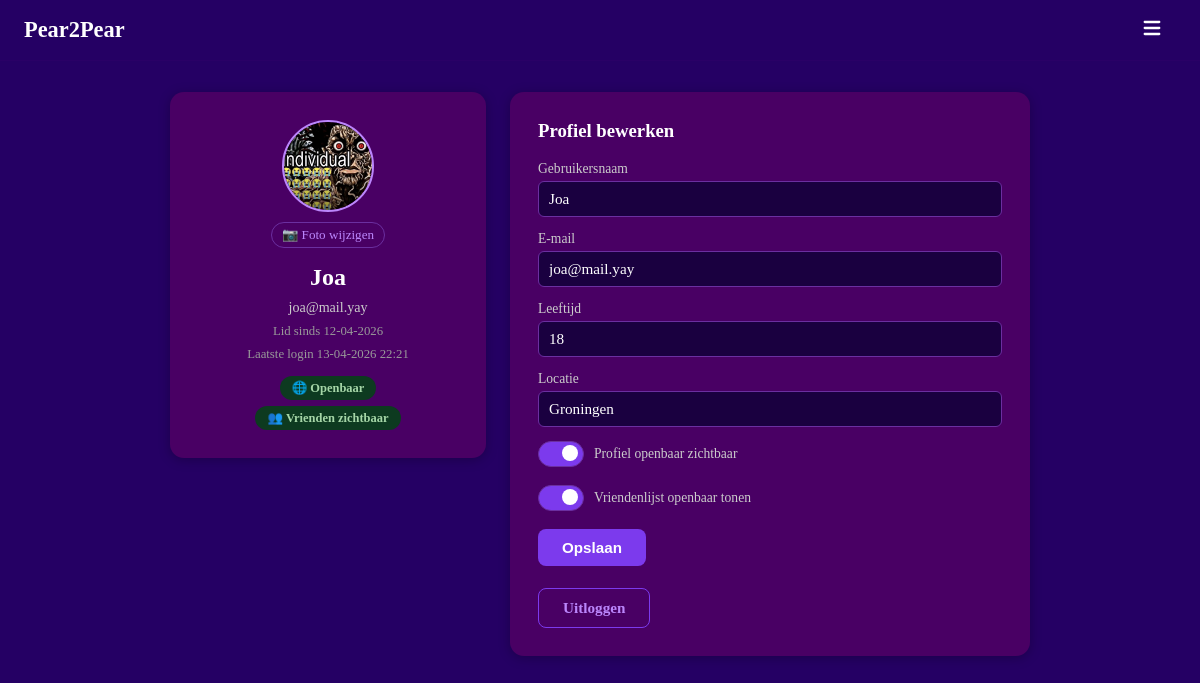
Page /account (signed in) on the earlier database version.
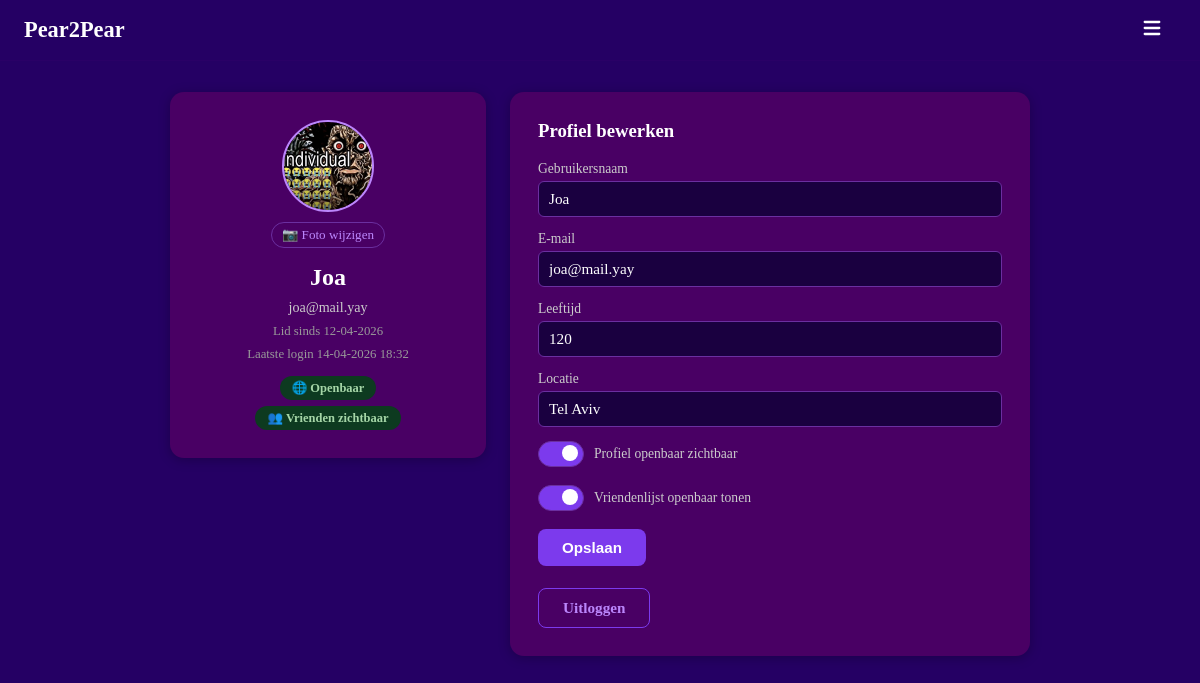
Same page on the later database version.
### models.py (models this page shows, shortened)
class User(UserMixin, db.Model):
    __tablename__ = "users"
    id            = db.Column(db.Integer, primary_key=True)
    username      = db.Column(db.String(30),  unique=True, nullable=False, index=True)
    email         = db.Column(db.String(120), unique=True, nullable=False, index=True)
    password_hash = db.Column(db.String(256), nullable=False)
    created_at    = db.Column(db.DateTime, default=datetime.utcnow, nullable=False)
    last_login    = db.Column(db.DateTime, default=datetime.utcnow, nullable=False)
    age            = db.Column(db.Integer,     nullable=True)
    avatar         = db.Column(db.String(200),   nullable=True)
    location       = db.Column(db.String(100), nullable=True)
    is_public      = db.Column(db.Boolean, default=True,  nullable=False)
    friends_public = db.Column(db.Boolean, default=False, nullable=False)
    sent_requests     = db.relationship("Friendship", foreign_keys=[Friendship.from_id], backref="from_user", lazy="dynamic")
    received_requests = db.relationship("Friendship", foreign_keys=[Friendship.to_id],   backref="to_user",   lazy="dynamic")
    notifications     = db.relationship("Notification", foreign_keys=[Notification.user_id], backref="owner", lazy="dynamic", order_by=Notification.created_at.desc())
    def pending_received(self):
        reqs = Friendship.query.filter_by(to_id=self.id, status="pending").all()
        return User.query.filter(User.id.in_([r.from_id for r in reqs])).all()
    def unread_message_count(self):
        return Message.query.filter_by(receiver_id=self.id, read=False).count()
    def unread_notification_count(self):
        return Notification.query.filter_by(user_id=self.id, read=False).count()
    def total_inbox_count(self):
        return self.unread_message_count() + self.unread_notification_count()

### main.py (the view, shortened to what this page needs)
    @app.route("/account", methods=["GET", "POST"])
    @login_required
    def account():
        form = EditProfileForm(
            current_user_id=current_user.id,
            data={
                "username":       current_user.username,
                "email":          current_user.email,
                "age":            current_user.age,
                "location":       current_user.location,
                "is_public":      current_user.is_public,
                "friends_public": current_user.friends_public,
            }
        )
        return render_template("account.html", user=current_user, form=form)

### main.py (shortened to what this page needs)
class EditProfileForm(FlaskForm):
    username       = StringField("Gebruikersnaam", validators=[DataRequired(), Length(min=3, max=30)])
    email          = StringField("E-mail",         validators=[DataRequired(), Email()])
    age            = IntegerField("Leeftijd",       validators=[Optional(), NumberRange(min=1, max=120)])
    location       = StringField("Locatie",         validators=[Optional(), Length(max=100)])
    is_public      = BooleanField("Profiel openbaar")
    friends_public = BooleanField("Vriendenlijst openbaar")
    submit         = SubmitField("Opslaan")
    def __init__(self, current_user_id, *args, **kwargs):
        super().__init__(*args, **kwargs)
        self._current_user_id = current_user_id

### templates/account.html (shortened to what this page needs)
{% extends "base.html" %}
{% from "macros.html" import avatar %}
{% block content %}
<div class="account-page">
    <div class="box account-info">
        <div class="center">
            {{ avatar(user, size=88) }}
            <form method="POST" action="/account/avatar" enctype="multipart/form-data" style="margin:10px 0 4px;">
                <label class="avatar-upload-label" title="Profielfoto wijzigen">
                    📷 Foto wijzigen
                </label>
            </form>
            <h2>{{ user.username }}</h2>
            <p>{{ user.email }}</p>
            <p class="account-meta">Lid sinds {{ user.created_at.strftime('%d-%m-%Y') }}</p>
            <p class="account-meta">Laatste login {{ user.last_login.strftime('%d-%m-%Y %H:%M') }}</p>
            <span class="account-badge {% if user.is_public %}badge--public{% else %}badge--private{% endif %}">
                {% if user.is_public %}🌐 Openbaar{% else %}🔒 Privé{% endif %}
            </span>
            {% if user.friends_public %}
            <span class="account-badge badge--public" style="margin-top:6px;">👥 Vrienden zichtbaar</span>
            {% endif %}
        </div>
    </div>
    <div class="box account-edit">
        <h3>Profiel bewerken</h3>
        <form method="POST" action="/account">
            <div class="field">
                {{ form.username.label }}
                {{ form.username() }}
            </div>
            <div class="field">
                {{ form.email.label }}
                {{ form.email() }}
            </div>
            <div class="field">
                {{ form.age.label }}
                {{ form.age(placeholder="Jouw leeftijd") }}
            </div>
            <div class="field">
                {{ form.location.label }}
                {{ form.location(placeholder="Stad, land …") }}
            </div>
            <div class="field toggle-row">
                <label for="is_public" class="toggle-label">
                    <span class="toggle-track"><span class="toggle-thumb"></span></span>
                    Profiel openbaar zichtbaar
                </label>
            </div>
            <div class="field toggle-row">
                <label for="friends_public" class="toggle-label">
                    <span class="toggle-track"><span class="toggle-thumb"></span></span>
                    Vriendenlijst openbaar tonen
                </label>
            </div>
            <div class="field">
                {{ form.submit(class="btn") }}
            </div>
        </form>
        <a href="/logout" class="btn btn--outline" style="margin-top:8px;display:inline-block;">Uitloggen</a>
    </div>
</div>
{% endblock %}

### templates/base.html (shortened to what this page needs)
<!doctype html>
<html lang="en">
<head>
    <link rel="stylesheet" href="/static/style.css">
</head>
<body>
    <header>
        <a href="/" class="invlink"><h1>Pear2Pear</h1></a>
        <div class="dropdown">
            <button class="dropbtn" aria-label="Menu">
            </button>
        </div>
    </header>
    <main>
    {% block content %}
    {% endblock %}
    </main>
</body>
</html>

### templates/macros.html
{% macro avatar(user, size=48, cls="") %}
{% if user.avatar %}
<img src="/static/avatars/{{ user.avatar }}"
     alt="{{ user.username }}"
     class="avatar-img {{ cls }}"
     style="width:{{ size }}px;height:{{ size }}px;border-radius:50%;object-fit:cover;border:2px solid #bb86fc;">
{% else %}
<div class="avatar-placeholder {{ cls }}"
     style="width:{{ size }}px;height:{{ size }}px;font-size:{{ (size * 0.42)|int }}px;">
  {{ user.username[0].upper() }}
</div>
{% endif %}
{% endmacro %}

### static/style.css (style rules this page uses)
html, body { height: 100%; margin: 0; background-color: #250064; }
main { background-color: #250064; display: flex; justify-content: center; align-items: flex-start; min-height: calc(100vh - 60px); margin: 0; padding-top: 60px; }
h1, h2, h3, p, small, label { color: white; }
a { color: #bb86fc; }
.invlink { text-decoration: none; }
.center { display: flex; text-align: center; flex-direction: column; align-items: center; }
header { position: fixed; top: 0; left: 0; right: 0; display: flex; align-items: center; justify-content: space-between; padding: 0 24px; background: #250064; z-index: 200; height: 60px; border-bottom: 1px solid #3a006f44; }
header h1 { margin: 0; font-size: 1.4rem; }
.dropdown { position: relative; }
.dropbtn { background-color: transparent; color: white; padding: 12px; font-size: 16px; border: none; cursor: pointer; }
.box { padding: 28px; border-radius: 14px; background-color: #490064; box-shadow: 0 2px 12px rgba(0,0,0,0.25); }
.field { display: flex; flex-direction: column; align-items: flex-start; margin-bottom: 14px; width: 100%; }
.field label { color: #ccc; font-size: 0.85rem; margin-bottom: 4px; }
.field input[type="text"], .field input[type="password"], .field input[type="email"], .field input[type="number"], .field textarea { width: 100%; padding: 8px 10px; border-radius: 6px; border: 1px solid #6b2fa0; background-color: #1a0040; color: white; font-size: 0.95rem; box-sizing: border-box; transition: border-color 0.2s; resize: vertical; font-family: inherit; }
.toggle-row { flex-direction: row; align-items: center; gap: 12px; }
.toggle-label { display: flex; align-items: center; gap: 10px; cursor: pointer; color: #ccc; font-size: 0.9rem; user-select: none; }
.toggle-track { width: 44px; height: 24px; background: #3a006f; border-radius: 999px; position: relative; transition: background 0.25s; flex-shrink: 0; border: 1px solid #6b2fa0; }
.toggle-thumb { position: absolute; top: 3px; left: 3px; width: 16px; height: 16px; border-radius: 50%; background: #888; transition: transform 0.25s, background 0.25s; }
input[type="checkbox"]:checked + .toggle-label .toggle-track { background: #7c3aed; }
input[type="checkbox"]:checked + .toggle-label .toggle-thumb { transform: translateX(20px); background: white; }
.btn { background-color: #7c3aed; color: white; border: none; padding: 10px 24px; border-radius: 8px; cursor: pointer; font-size: 0.95rem; font-weight: 600; transition: background-color 0.2s; text-decoration: none; display: inline-block; }
.btn--outline { background: transparent; border: 1px solid #7c3aed; color: #bb86fc; }
.account-page { display: flex; gap: 24px; align-items: flex-start; width: 80%; max-width: 860px; padding: 32px 0; }
.account-info { width: 260px; flex-shrink: 0; text-align: center; }
.account-info h2 { margin: 12px 0 4px; }
.account-info p { margin: 4px 0; color: #ccc; font-size: 0.88rem; }
.account-meta { color: #999 !important; font-size: 0.8rem !important; }
.account-badge { display: inline-block; margin-top: 10px; padding: 4px 12px; border-radius: 999px; font-size: 0.78rem; font-weight: 600; }
.badge--public { background: #0d3a20; color: #a5d6a7; }
.account-edit { flex: 1; }
.account-edit h3 { margin-top: 0; }
.avatar-img { flex-shrink: 0; }
.avatar-upload-label { display: inline-block; cursor: pointer; color: #bb86fc; font-size: 0.82rem; padding: 4px 10px; border: 1px solid #6b2fa0; border-radius: 999px; transition: background 0.15s; }

Differences in the rows shown:
changed User "Joa": last_login "13-04-2026 22:21" → "14-04-2026 18:32"; age "18" → "120"; location "Groningen" → "Tel Aviv"
